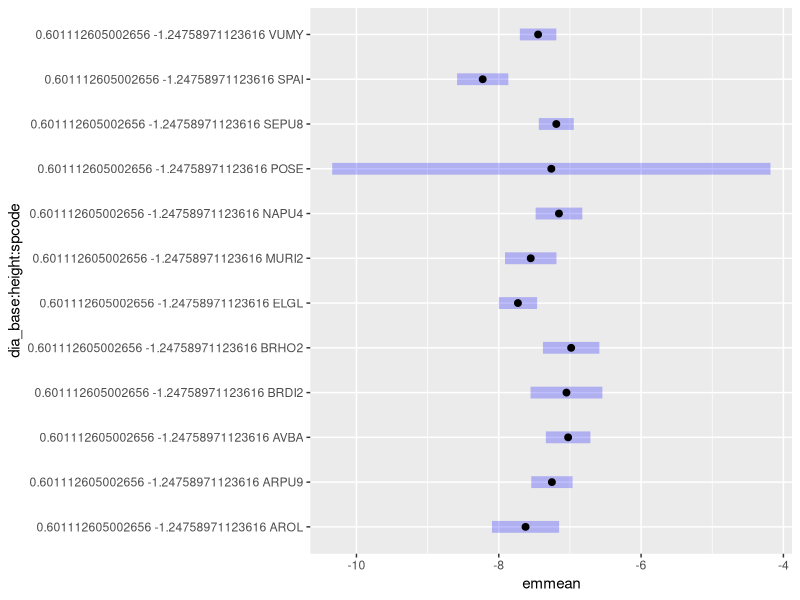
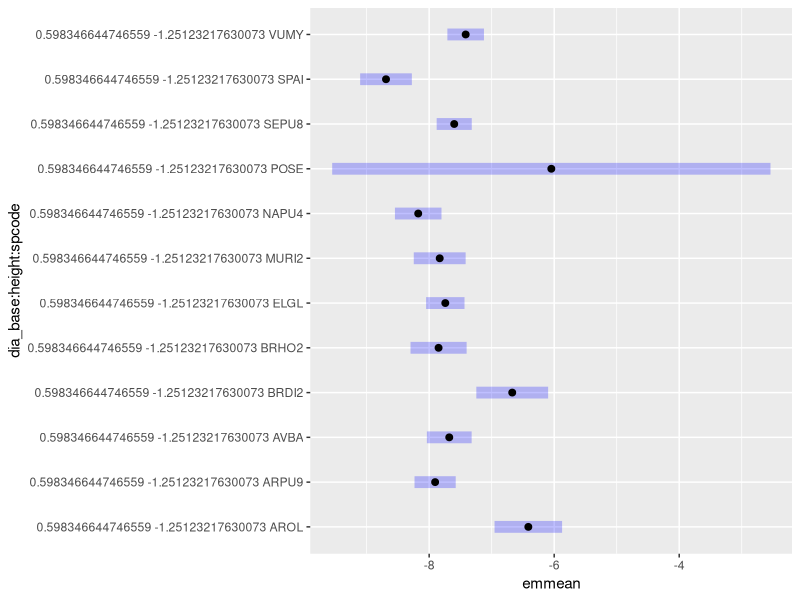
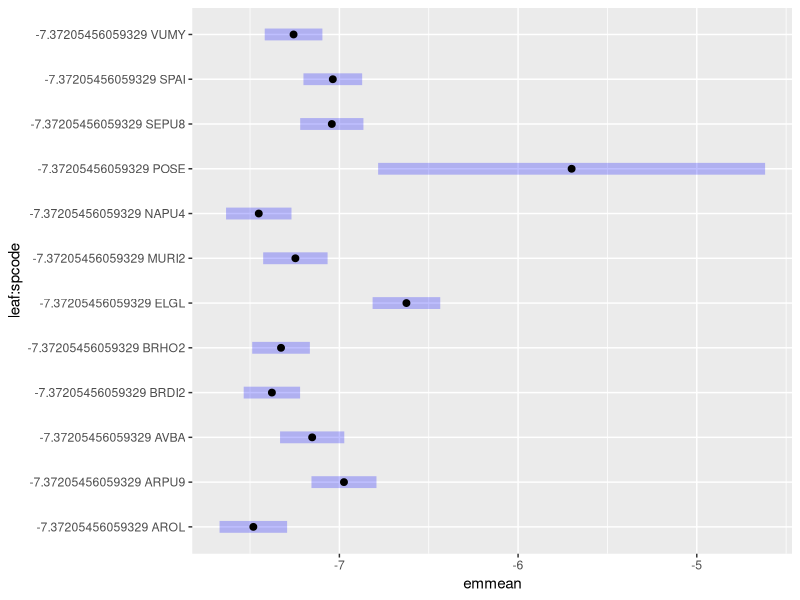

The R source for these figures, in order:
## grass-allometry.R

## fit allometry model for 12 California grasses
## 1. model selection to find the best allometry model for each organ
## 2. test some allometry hypotheses 

library(tidyverse)
library(lmtest)
library(lme4)
library(car)
library(emmeans)



g_2_kg = 0.001
cm2_2_m2 = 0.0001
cm_2_m = 0.01
mass_2_C = 2
kg_2_g = 1000
wooden = 0.001
day2sec = 86400


mass <- read.csv("../data/biomass.csv",    stringsAsFactors = FALSE)
size <- read.csv("../data/plant-size.csv", stringsAsFactors = FALSE)
sp   <- read.csv("../data/species.csv",    stringsAsFactors = FALSE)
  
  
mass <- mass                                                        %>%  
        mutate(id = paste(spcode, rep, sep="-"))

mass_wide <- mass                                                   %>% 
             pivot_wider(names_from = organ, values_from = biomass)


mass_wide <- mass_wide                                              %>% 
             group_by(spcode, rep,id)                               %>% 
             mutate(stem  = sum(stem, extra_stem, na.rm=TRUE)
                   ,agb   = sum(stem, leaf, repro, na.rm=TRUE)
                   ,tmass = sum(agb,root, na.rm=TRUE))              %>% 
             ungroup()                                              %>% 
             dplyr::select(-extra_stem)

size <- size                                        %>% 
        mutate(id = paste(spcode, rep, sep="-"))    %>% 
        group_by(spcode,rep,id)                     %>% 
        mutate(dia_base = mean(dia_base1,dia_base2)
              ,dia_can  = mean(dia_can1,dia_can2  ) 
              ,date     = lubridate::mdy(date)    ) %>% 
        ungroup()


all <- mass_wide                                            %>% 
       left_join(size, by = c("spcode", "rep","id"))        %>% 
       left_join(sp,   by =   "spcode")
        
all <- all                                                  %>% 
       mutate(carea      = pi*(dia_can*dia_can/4  )
             ,barea      = pi*(dia_base*dia_base/4)      
             ,height     = height*cm_2_m
             ,stem       = stem*g_2_kg
             ,stem_c     = stem*mass_2_C
             ,root       = root*g_2_kg
             ,root_c     = root*mass_2_C
             ,leaf       = leaf*g_2_kg
             ,leaf_c     = leaf*mass_2_C
             ,repro      = repro*g_2_kg
             ,repro_c    = repro*mass_2_C
             ,agb        = agb*g_2_kg
             ,agb_c      = agb*mass_2_C
             ,tmass      = tmass*g_2_kg
             ,tmass_c    = tmass*mass_2_C
             ,barea      = barea*cm2_2_m2
             ,carea      = carea*cm2_2_m2
             ,cradius    = dia_can/2
             ,lf2rt      = root_c/leaf_c
             ,agb2rt     = root_c/agb_c
             ,seed_alloc = repro_c/agb_c
             ,lf2sm      = stem_c/leaf_c
             ,ca2ba      = barea/carea)


all_log <- all                                                  %>% 
           mutate(across(c("stem","stem_c","root","root_c"    , 
                           "leaf","leaf_c","repro","repro_c"  ,
                           "agb","agb_c","tmass","tmass_c"    ,
                           "dia_base","dia_can","length"      ,
                           "height","barea","carea","lf2sm"   ,
                           "ca2ba")                           ,
                           ~log(.x)))


####### 1. Allometry model selection and species-specific variation #######

#### 1a.height allometry model ####

hgt_null  <- lm(height ~ dia_base, all_log)
hgt_full  <- lm(height ~ dia_base*spcode,all_log)
AIC(hgt_null,hgt_full)
hgt_poshoc  <- emmeans(hgt_full, pairwise ~ dia_base*spcode)


hgt_allom <- hgt_full
summary(hgt_allom)
anova(hgt_allom)

#### 1b.canopy area allometry ####

ca_null1  <- lm(carea ~ dia_base + height, all_log)
ca_null2  <- lm(carea ~ dia_base, all_log)
ca_null3  <- lm(carea ~ height, all_log)
ca_full1  <- lm(carea ~ (dia_base + height)*spcode, all_log)
ca_full2  <- lm(carea ~ dia_base*spcode, all_log)
ca_full3  <- lm(carea ~ height*spcode, all_log)
AIC(ca_null1,ca_null2,ca_null3,ca_full1,ca_full2,ca_full3)
ca_poshoc <- emmeans(ca_full1, pairwise ~ dia_base:height:spcode)
ca_poshoc

ca_allom <- ca_full1
summary(ca_allom)
anova(ca_allom)

####1c. leaf allometry ####
lf_null1  <- lm(leaf ~ dia_base, all_log)
lf_null2  <- lm(leaf ~ dia_base + height, all_log)
lf_null3  <- lm(leaf ~ height, all_log)
lf_full1  <- lm(leaf ~ dia_base*spcode, all_log)
lf_full2  <- lm(leaf ~ (dia_base + height)*spcode,all_log)
lf_full3  <- lm(leaf ~ height*spcode, all_log)
AIC(lf_null1,lf_null2,lf_null3,lf_full1,lf_full2,lf_full3)

lf_allom  <- lf_full2
anova(lf_allom)
summary(lf_allom)
lf_poshoc <- emmeans(lf_allom, pairwise ~ dia_base:height:spcode)
lf_poshoc
plot(lf_poshoc)

#### 1d.stem allometry ####
sm_null1 <- lm(stem ~ dia_base, all_log)
sm_null2 <- lm(stem ~ height, all_log)
sm_null3 <- lm(stem ~ dia_base + height, all_log)
sm_full1 <- lm(stem ~ dia_base*spcode, all_log)
sm_full2 <- lm(stem ~ height*spcode, all_log)
sm_full3 <- lm(stem ~ (dia_base + height)*spcode, all_log)
AIC(sm_null1,sm_null2,sm_null3,sm_full1,sm_full2,sm_full3)

sm_allom <- sm_full3
summary(sm_allom)
anova(sm_allom)
sm_poshoc <- emmeans(sm_allom,pairwise ~ dia_base:height:spcode)
sm_poshoc
plot(sm_poshoc)

#### 1e. root allometry ####
rt_null1 <- lm(root ~ leaf,all_log)
rt_null2 <- lm(root ~ agb, all_log)
rt_null3 <- lm(root ~ dia_base, all_log)
rt_full1 <- lm(root ~ leaf*spcode,all_log)
rt_full2 <- lm(root ~ agb*spcode,all_log)
rt_full3 <- lm(root ~ dia_base*spcode,all_log)
AIC(rt_null1,rt_null2,rt_null3,rt_full1,rt_full2,rt_full3)

rt_allom <- rt_full1
summary(rt_allom)
anova(rt_allom)
rt_poshoc <- emmeans(rt_allom,pairwise ~ leaf:spcode)
rt_poshoc
plot(rt_poshoc)

####### 2.Hypothesis testing #######

#### 2a. root allocation is greater in perennial and C4 plants #### 


frt_hmod <- lmer(root ~ leaf*growth*photo + (1|spcode)
                 , data = all_log
                 , REML = TRUE)

summary(frt_hmod)
Anova(frt_hmod,method="3",test.statistic = "F") 

## perennial plants allocate more to below-ground than annual plants 
## at the higher end of leaf biomass, might be ontogenetic effect.



####### H2: fast growlers invest more in reproduction #######

## growth rate

growth <- function(df){
  lm(agb ~ lagday, data=df) 
}

grow_df   <- all_log                                                %>% 
             group_by(spcode)                                       %>% 
             mutate(lagsec = as.numeric(difftime(date,min(date)))
                   ,lagday = lagsec/day2sec
                   ,lagday = ifelse(lagday==0,1,lagday-1))          %>% 
             select(-lagsec)                                        %>% 
             ungroup()
  
grow_df   <- grow_df                                     %>% 
             group_by(spcode)                            %>% 
             nest()                                      %>% 
             mutate(grow_mod = map(data,growth))

grow_df   <- grow_df                                      %>% 
             mutate(stat = map(grow_mod,broom::glance))   %>% 
             unnest(stat)

grow_df   <- grow_df                                      %>% 
             mutate(mod_tidy = map(grow_mod,broom::tidy)) %>% 
             unnest(mod_tidy,names_sep="_")               

grow_coef <- grow_df                          %>% 
             filter(mod_tidy_term =="lagday") %>% 
             select(spcode
                   ,mod_tidy_estimate)        %>% 
             rename(grate = mod_tidy_estimate)

repro_df   <- all                                                    %>% 
              filter(!is.na(seed_alloc))                             %>%
              left_join(grow_coef,by="spcode")                       %>%
              group_by(spcode)                                       %>% 
              mutate(repro_sd  = sd(seed_alloc)
                    ,repro_se  = repro_sd/sqrt(length(seed_alloc))
                    ,repro_ave = mean(seed_alloc))                   %>% 
              ungroup()                       

                

repro_mod  <- lmer(seed_alloc ~ grate + (1|spcode)
                   ,data=repro_df
                   ,REML=TRUE)
summary(repro_mod)
Anova(repro_mod) 

repro_fit  <- repro_df                                           %>% 
              select(-seed_alloc)                                %>% 
              mutate(seed_alloc = predict(repro_mod,newdata=.))
# reproduction allocation (as %above-ground biomass)
# is positively related to growth rate of above-ground biomass


######## H3: stem/leaf ratio is influenced by      #######
####### height (+) and specific leaf area (+)      #######               






####### Fit species-specific allometry with intercept correction #######

## define allometry funtions

allom_lf <- function(df){
  lm(leaf ~ dia_base + height, data=df) 
}

allom_stem <- function(df){
  lm(stem ~ dia_base + height, data=df)
}

allom_rot <- function(df){
  lm(root ~ leaf_c, data=df)
}

allom_ca <- function(df){
  lm(carea ~ dia_base + height, data=df)
}

allom_hgt <- function(df){
  lm(height ~ dia_base, data=df)
}


## species-specific models 

mod_df <- all_log %>% group_by(spcode) %>% nest()
mod_df <- mod_df %>% mutate(lf_mod = map(data, allom_lf),
                            hgt_mod = map(data,allom_hgt),
                            sm_mod = map(data,allom_stem),
                            rot_mod = map(data,allom_rot),
                            ca_mod = map(data,allom_ca),
                            lf_pred = map2(.x=lf_mod, .y=data,~predict(object=.x,newdata=.y)),
                            hgt_pred = map2(.x=hgt_mod, .y=data,~predict(object=.x,newdata=.y)),
                            sm_pred = map2(.x=sm_mod, .y=data,~predict(object=.x,newdata=.y)),
                            rot_pred = map2(.x=rot_mod, .y=data,~predict(object=.x,newdata=.y)),
                            ca_pred = map2(.x=ca_mod, .y=data,~predict(object=.x,newdata=.y))) 

##glance for model statistic
mod_df <- mod_df %>% mutate(lf = map(lf_mod,broom::glance),
                            hgt = map(hgt_mod,broom::glance),
                            sm = map(sm_mod, broom::glance),
                            rot = map(rot_mod, broom::glance),
                            ca = map(ca_mod,broom::glance)) %>% 
  unnest(c(lf,hgt,sm,rot,ca),
         names_sep=".")

mod_df <- mod_df %>% mutate(lf_tidy = map(lf_mod, broom::tidy),
                            hgt_tidy = map(hgt_mod, broom::tidy),
                            sm_tidy = map(sm_mod, broom::tidy),
                            rot_tidy = map(rot_mod, broom::tidy),
                            ca_tidy = map(ca_mod, broom::tidy))

## flat model parameter tables
rthgt_params <- mod_df %>% dplyr::select(spcode,data,hgt_tidy,
                                       rot_tidy,hgt_pred,rot_pred)          %>% 
  unnest(c(hgt_tidy,rot_tidy),names_sep=".", keep_empty=TRUE)

lsc_params <- mod_df %>% dplyr::select(spcode, data, sm_tidy,lf_tidy,
                                       ca_tidy,sm_pred,lf_pred,ca_pred)     %>% 
  unnest(c(sm_tidy,lf_tidy,ca_tidy),names_sep=".")


rthgt_df <- rthgt_params                               %>% 
            unnest(c(data,hgt_pred,
                     rot_pred),
                  keep_empty = TRUE)

lsc_df  <- lsc_params                                  %>% 
           unnest(c(data,sm_pred,
                    lf_pred,ca_pred),
                  keep_empty = TRUE)


rthgt_intcpt <- rthgt_df %>% filter(hgt_tidy.term=="(Intercept)")
rthgt_slope  <- rthgt_df %>% filter(hgt_tidy.term=="dia_base")

lsc_intcpt <- lsc_df  %>% filter(sm_tidy.term=="(Intercept)")
lsc_slope <-  lsc_df  %>% filter(sm_tidy.term %in% c("dia_base","height"))

rthgt_slope <- rthgt_slope                             %>% 
  dplyr::select(spcode,short,photo,growth,id,dia_base,
                height,root,repro,agb,
                rot_pred,hgt_pred,
                hgt_tidy.estimate,rot_tidy.estimate)   %>% 
         rename(hgt_slope = hgt_tidy.estimate,
                rot_slope = rot_tidy.estimate)

rthgt_intcpt <- rthgt_intcpt                            %>% 
                dplyr::select(spcode,short,photo,
                              growth,id,hgt_tidy.estimate,
                              rot_tidy.estimate)        %>% 
                rename(hgt_incpt = hgt_tidy.estimate,
                       rot_incpt = rot_tidy.estimate)

lsc_slope  <- lsc_slope                                   %>% 
             dplyr::select(spcode,short,photo,
                           growth,id,stem,leaf,
                           carea,sm_pred,lf_pred,
                           ca_pred,sm_tidy.estimate,
                           sm_tidy.term,lf_tidy.estimate,
                           lf_tidy.term,ca_tidy.estimate,
                           ca_tidy.term)                 %>% 
  pivot_wider(names_from  = sm_tidy.term,
              values_from = c(sm_tidy.estimate,
                              lf_tidy.estimate,
                              ca_tidy.estimate),
              names_sep   = ".")                         %>%
 rename(dbh_sm = sm_tidy.estimate.dia_base,
        hgt_sm = sm_tidy.estimate.height,
        dbh_lf = lf_tidy.estimate.dia_base,
        hgt_lf = lf_tidy.estimate.height,
        dbh_ca = ca_tidy.estimate.dia_base,
        hgt_ca = ca_tidy.estimate.height)               %>% 
  group_by(spcode)                                      %>% 
  mutate(dbh_sm = unique(dbh_sm[!is.na(dbh_sm)]),
         hgt_sm = unique(hgt_sm[!is.na(hgt_sm)]),
         dbh_lf = unique(dbh_lf[!is.na(dbh_lf)]),
         hgt_lf = unique(hgt_lf[!is.na(hgt_lf)]),
         dbh_ca = unique(dbh_ca[!is.na(dbh_ca)]),
         hgt_ca = unique(hgt_ca[!is.na(hgt_ca)]))        %>% 
  ungroup()                                              %>% 
  select(-c(lf_tidy.term,ca_tidy.term))                  %>% 
  distinct()



  

lsc_intcpt <- lsc_intcpt                                 %>% 
              dplyr::select(spcode,short,photo,growth,id,
                            sm_tidy.estimate,
                            lf_tidy.estimate, 
                            ca_tidy.estimate)            %>% 
  rename(sm_incpt =  sm_tidy.estimate,
         lf_incpt = lf_tidy.estimate,
         ca_incpt = ca_tidy.estimate)

lsc_all  = lsc_intcpt                                    %>%  
           left_join(lsc_slope,by=c("spcode","short",
                                    "photo","growth","id"))

obs_predic <- rthgt_slope                               %>% 
              left_join(rthgt_intcpt, 
                        by=c("spcode","short","photo",
                             "growth","id"))            %>% 
              ungroup()

obs_predic <- obs_predic                                %>% 
              left_join(lsc_all,by=c("spcode","short","photo",
                                     "growth","id"))    %>% 
              ungroup()

## let's correct for intercept, see ref: 
## https://www.jstor.org/stable/1937343?seq=1&cid=pdf-reference#references_tab_contents

obs_predic <- obs_predic %>% group_by(spcode) %>% 
  mutate(lf_n = length(!is.na(leaf)),
         sm_n = length(!is.na(stem)),
         rt_n = length(!is.na(root)),
         hgt_n = length(!is.na(height)),
         ca_n  = length(!is.na(carea)),
         lf_sme = (leaf-lf_pred)*(leaf-lf_pred),
         sm_sme = (stem-sm_pred)*(stem-sm_pred),
         rt_sme = (root-rot_pred)*(root-rot_pred),
         hgt_sme = (height-hgt_pred)*(height-hgt_pred),
         ca_sme = (carea-ca_pred)*(carea-ca_pred))

obs_predic <- obs_predic %>% mutate(lf_cf = sum(lf_sme, na.rm=TRUE)/(lf_n-2)/2,
                                    sm_cf = sum(sm_sme,na.rm=TRUE)/(sm_n-3)/2,
                                    rt_cf = sum(rt_sme, na.rm=TRUE)/(rt_n-2)/2,
                                    hgt_cf = sum(hgt_sme, na.rm=TRUE)/(hgt_n-2)/2,
                                    ca_cf = sum(ca_sme, na.rm=TRUE)/(ca_n-2)/2) %>% 
  ungroup()


obs_predic <- obs_predic %>% mutate(across(c("lf_incpt","hgt_incpt",
                                             "sm_incpt","rot_incpt",
                                             "ca_incpt","leaf","stem",
                                             "root","carea","dia_base",
                                             "height","lf_cf","sm_cf","rt_cf",
                                             "hgt_cf","ca_cf"),exp))

## update intercept
obs_predic <- obs_predic %>% mutate(lf_incpt = lf_incpt*lf_cf,
                                    hgt_incpt = hgt_incpt*hgt_cf,
                                    sm_incpt = sm_incpt*sm_cf,
                                    rot_incpt = rot_incpt*rt_cf,
                                    ca_incpt = ca_incpt*ca_cf)

## update prediction in un-logged form
obs_predic <- obs_predic %>% group_by(spcode)                  %>% 
  mutate(lf_pred = lf_incpt*(dia_base^dbh_lf)*(height^hgt_lf),
         hgt_pred = hgt_incpt*(dia_base^hgt_slope),
         sm_pred = sm_incpt*(dia_base^dbh_sm)*(height^hgt_sm),
         rt_pred = rot_incpt*(leaf^rot_slope),
         ca_pred = ca_incpt*(dia_base^dbh_ca)*(height^hgt_ca)) %>% 
         ungroup()

## convert carbon to g

obs_predic <- obs_predic %>% mutate(leaf = leaf*kg_2_g,
                                    stem = stem*kg_2_g,
                                    root = root*kg_2_g,
                                    lf_pred = lf_pred*kg_2_g,
                                    sm_pred = sm_pred*kg_2_g,
                                    rot_pred = rot_pred*kg_2_g)
